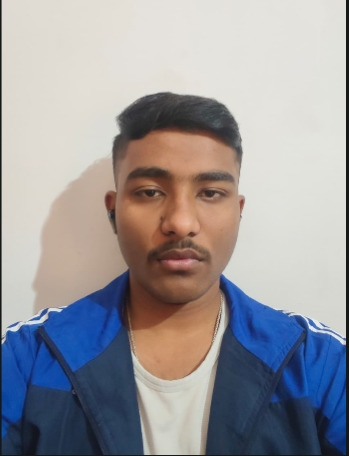
#> input picture data/rahulphoto1.jpg, 349 x 456 px, found by its file name
$ python image_crop.py
#> lines starting #> are read from the running program, lines starting #| are printed output that depends on the picture
import cv2
img=cv2.imread(r"C:\Users\susha\deepfake detector\data\rahulphoto1.jpg")
#> img is the input picture: shape (456, 349, 3); mean B, G, R 157.3, 153.2, 154.8

croped =img[100:200,100:200]
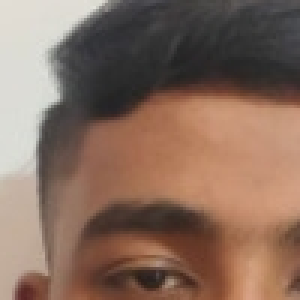
#> croped: shape (100, 100, 3) (shown 3 times larger); mean B, G, R 93.7, 108.3, 135
cv2.imwrite(r"C:\Users\susha\deepfake detector\data\rahulphoto1_croped.jpg",croped)
cv2.imshow("rahul's croped img",croped)
cv2.waitKey(0)
cv2.destroyAllWindows()

$ run again, with data/image.png saved as data/rahulphoto1.jpg
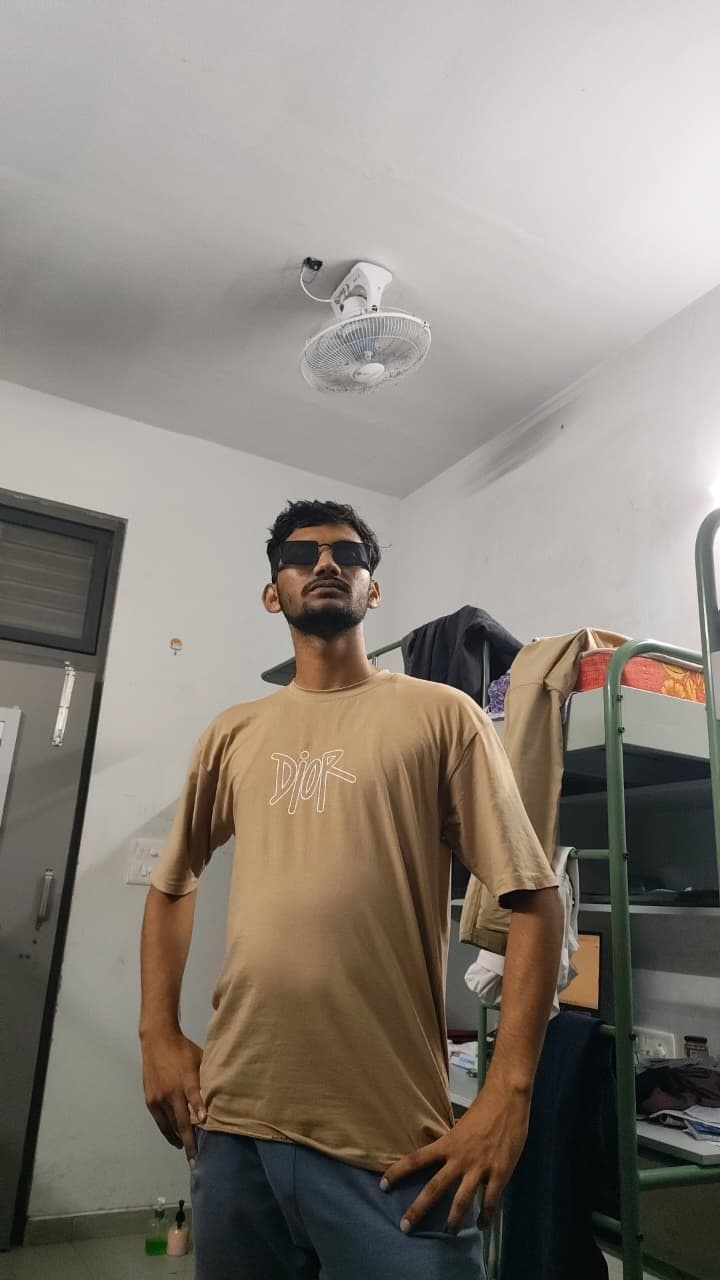
#> input picture data/image.png, 720 x 1280 px, found by its file name
#> img is the input picture: shape (1280, 720, 3); mean B, G, R 123.4, 131.9, 139.4
#> `croped =img[100:200,100:200]`:
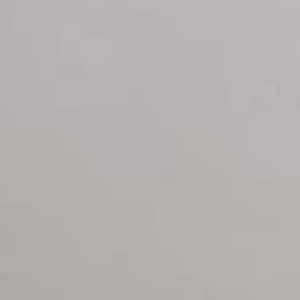
#> croped: shape (100, 100, 3) (shown 3 times larger); mean B, G, R 175.2, 177.2, 181.2
